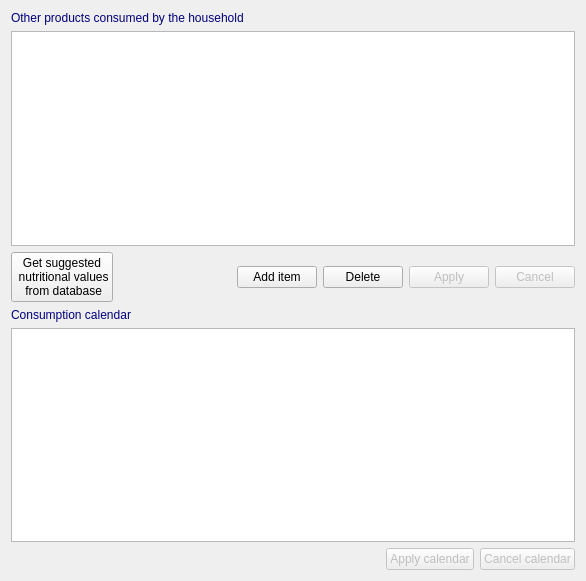
<?xml version="1.0" encoding="UTF-8"?>
<ui version="4.0">
 <class>hhconsother</class>
 <widget class="QWidget" name="hhconsother">
  <property name="geometry">
   <rect>
    <x>0</x>
    <y>0</y>
    <width>586</width>
    <height>581</height>
   </rect>
  </property>
  <property name="windowTitle">
   <string>Form</string>
  </property>
  <layout class="QVBoxLayout" name="verticalLayout">
   <item>
    <widget class="QLabel" name="Label2_2">
     <property name="enabled">
      <bool>true</bool>
     </property>
     <property name="palette">
      <palette>
       <active>
        <colorrole role="WindowText">
         <brush brushstyle="SolidPattern">
          <color alpha="255">
           <red>0</red>
           <green>0</green>
           <blue>128</blue>
          </color>
         </brush>
        </colorrole>
       </active>
       <inactive>
        <colorrole role="WindowText">
         <brush brushstyle="SolidPattern">
          <color alpha="255">
           <red>0</red>
           <green>0</green>
           <blue>128</blue>
          </color>
         </brush>
        </colorrole>
       </inactive>
       <disabled>
        <colorrole role="WindowText">
         <brush brushstyle="SolidPattern">
          <color alpha="255">
           <red>0</red>
           <green>0</green>
           <blue>128</blue>
          </color>
         </brush>
        </colorrole>
       </disabled>
      </palette>
     </property>
     <property name="toolTip">
      <string/>
     </property>
     <property name="text">
      <string>Other products consumed by the household</string>
     </property>
    </widget>
   </item>
   <item>
    <widget class="QTableView" name="AdvListView1">
     <property name="enabled">
      <bool>true</bool>
     </property>
     <property name="toolTip">
      <string/>
     </property>
    </widget>
   </item>
   <item>
    <layout class="QHBoxLayout" name="horizontalLayout">
     <item>
      <widget class="QPushButton" name="pushButton">
       <property name="text">
        <string>Get suggested 
 nutritional values 
 from database</string>
       </property>
       <property name="icon">
        <iconset resource="../images.qrc">
         <normaloff>:/images/nutriqua.png</normaloff>:/images/nutriqua.png</iconset>
       </property>
      </widget>
     </item>
     <item>
      <spacer name="horizontalSpacer_3">
       <property name="orientation">
        <enum>Qt::Horizontal</enum>
       </property>
       <property name="sizeHint" stdset="0">
        <size>
         <width>40</width>
         <height>20</height>
        </size>
       </property>
      </spacer>
     </item>
     <item>
      <widget class="QPushButton" name="BitBtn14">
       <property name="enabled">
        <bool>true</bool>
       </property>
       <property name="toolTip">
        <string/>
       </property>
       <property name="text">
        <string>Add item</string>
       </property>
       <property name="icon">
        <iconset resource="../images.qrc">
         <normaloff>:/images/new3.png</normaloff>:/images/new3.png</iconset>
       </property>
       <property name="flat">
        <bool>false</bool>
       </property>
      </widget>
     </item>
     <item>
      <widget class="QPushButton" name="BitBtn15">
       <property name="enabled">
        <bool>true</bool>
       </property>
       <property name="toolTip">
        <string/>
       </property>
       <property name="text">
        <string>Delete</string>
       </property>
       <property name="icon">
        <iconset resource="../images.qrc">
         <normaloff>:/images/delete3.png</normaloff>:/images/delete3.png</iconset>
       </property>
       <property name="flat">
        <bool>false</bool>
       </property>
      </widget>
     </item>
     <item>
      <widget class="QPushButton" name="BitBtn9">
       <property name="enabled">
        <bool>false</bool>
       </property>
       <property name="toolTip">
        <string/>
       </property>
       <property name="text">
        <string>Apply</string>
       </property>
       <property name="icon">
        <iconset resource="../images.qrc">
         <normaloff>:/images/apply.png</normaloff>:/images/apply.png</iconset>
       </property>
       <property name="flat">
        <bool>false</bool>
       </property>
      </widget>
     </item>
     <item>
      <widget class="QPushButton" name="BitBtn10">
       <property name="enabled">
        <bool>false</bool>
       </property>
       <property name="toolTip">
        <string/>
       </property>
       <property name="text">
        <string>Cancel</string>
       </property>
       <property name="icon">
        <iconset resource="../images.qrc">
         <normaloff>:/images/cancel.png</normaloff>:/images/cancel.png</iconset>
       </property>
       <property name="flat">
        <bool>false</bool>
       </property>
      </widget>
     </item>
    </layout>
   </item>
   <item>
    <widget class="QLabel" name="Label2">
     <property name="enabled">
      <bool>true</bool>
     </property>
     <property name="palette">
      <palette>
       <active>
        <colorrole role="WindowText">
         <brush brushstyle="SolidPattern">
          <color alpha="255">
           <red>0</red>
           <green>0</green>
           <blue>128</blue>
          </color>
         </brush>
        </colorrole>
       </active>
       <inactive>
        <colorrole role="WindowText">
         <brush brushstyle="SolidPattern">
          <color alpha="255">
           <red>0</red>
           <green>0</green>
           <blue>128</blue>
          </color>
         </brush>
        </colorrole>
       </inactive>
       <disabled>
        <colorrole role="WindowText">
         <brush brushstyle="SolidPattern">
          <color alpha="255">
           <red>0</red>
           <green>0</green>
           <blue>128</blue>
          </color>
         </brush>
        </colorrole>
       </disabled>
      </palette>
     </property>
     <property name="toolTip">
      <string/>
     </property>
     <property name="text">
      <string>Consumption calendar</string>
     </property>
    </widget>
   </item>
   <item>
    <widget class="QTableView" name="AdvListView2">
     <property name="enabled">
      <bool>true</bool>
     </property>
     <property name="toolTip">
      <string/>
     </property>
    </widget>
   </item>
   <item>
    <layout class="QHBoxLayout" name="horizontalLayout_3">
     <item>
      <spacer name="horizontalSpacer_2">
       <property name="orientation">
        <enum>Qt::Horizontal</enum>
       </property>
       <property name="sizeHint" stdset="0">
        <size>
         <width>40</width>
         <height>20</height>
        </size>
       </property>
      </spacer>
     </item>
     <item>
      <widget class="QPushButton" name="BitBtn11">
       <property name="enabled">
        <bool>false</bool>
       </property>
       <property name="toolTip">
        <string>Save the current record</string>
       </property>
       <property name="text">
        <string>Apply calendar</string>
       </property>
       <property name="icon">
        <iconset resource="../images.qrc">
         <normaloff>:/images/apply.png</normaloff>:/images/apply.png</iconset>
       </property>
       <property name="flat">
        <bool>false</bool>
       </property>
      </widget>
     </item>
     <item>
      <widget class="QPushButton" name="BitBtn12">
       <property name="enabled">
        <bool>false</bool>
       </property>
       <property name="toolTip">
        <string>Restore the current record</string>
       </property>
       <property name="text">
        <string>Cancel calendar</string>
       </property>
       <property name="icon">
        <iconset resource="../images.qrc">
         <normaloff>:/images/cancel.png</normaloff>:/images/cancel.png</iconset>
       </property>
       <property name="flat">
        <bool>false</bool>
       </property>
      </widget>
     </item>
    </layout>
   </item>
  </layout>
 </widget>
 <resources>
  <include location="../images.qrc"/>
 </resources>
 <connections/>
</ui>
